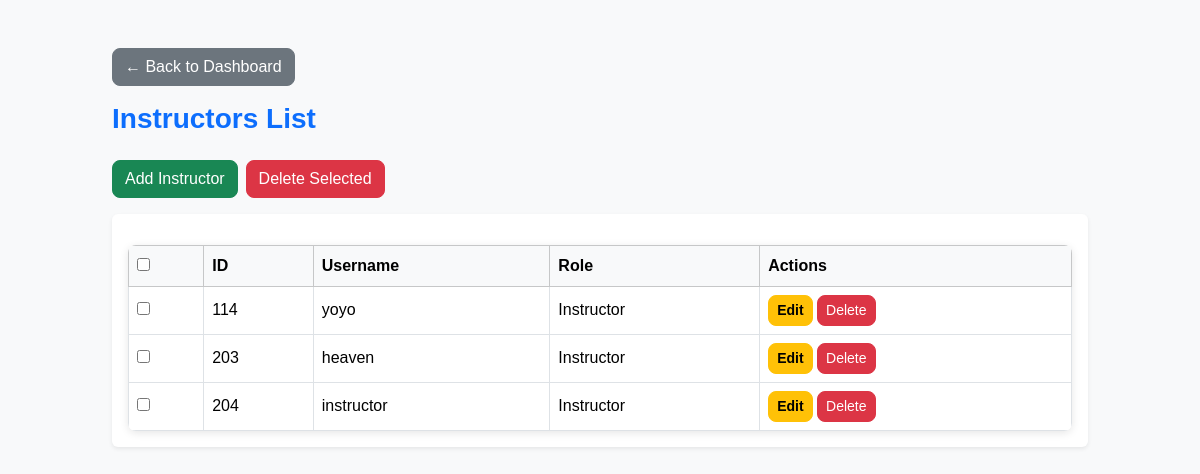
/dashboard/admin/instructors (signed in), run on an earlier commit of the app's database.
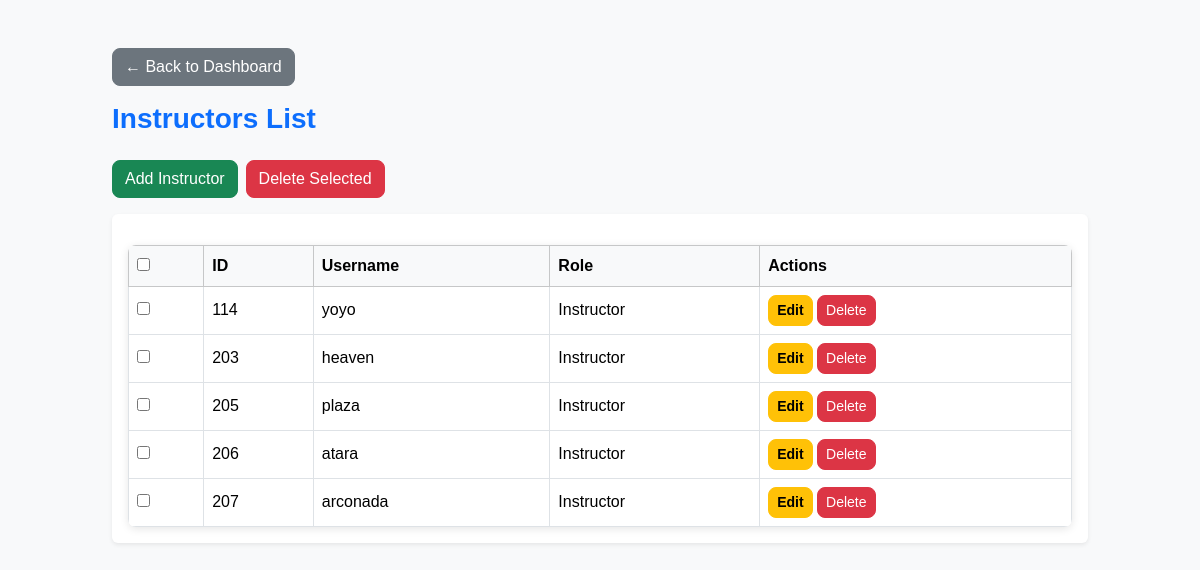
And on a later commit of the database.
### app.py (models this page shows)
class User(db.Model):
    id = db.Column(db.Integer, primary_key=True)
    username = db.Column(db.String(50), unique=True, nullable=False)
    password = db.Column(db.String(200), nullable=False)
    role = db.Column(db.String(20), nullable=False)  # Admin/Instructor/Student

### app.py (the view)
@app.route('/dashboard/admin/instructors')
@login_required(role='Admin')
def view_instructors():
    instructors = User.query.filter_by(role='Instructor').all()
    return render_template('instructors.html', instructors=instructors)

### app.py (called while the page is built)
def login_required(role=None):
    def decorator(f):
        @wraps(f)
        def decorated_function(*args, **kwargs):
            if 'user_id' not in session:
                flash("Please log in first.", "danger")
                return redirect(url_for('login'))
            if role and session.get('role') not in (role if isinstance(role, list) else [role]):
                flash("Access denied.", "danger")
                return redirect(url_for('login'))
            return f(*args, **kwargs)
        return decorated_function
    return decorator

### templates/instructors.html (shortened to what this page needs)
<!DOCTYPE html>
<html lang="en">
<head>
<link href="https://cdn.jsdelivr.net/npm/bootstrap@5.3.3/dist/css/bootstrap.min.css" rel="stylesheet">
<link rel="stylesheet" href="{{ url_for('static', filename='css/style.css') }}">
</head>
<body class="bg-light">
<div class="container mt-5">
    <div class="mb-3">
        <a href="{{ url_for('dashboard_admin') }}" class="btn btn-secondary">
            ← Back to Dashboard
        </a>
    </div>
    <h3 class="text-primary mb-4">Instructors List</h3>
    <div class="mb-3 d-flex gap-2">
        <a href="{{ url_for('add_instructor') }}" class="btn btn-success">Add Instructor</a>
        <button type="button" class="btn btn-danger" id="delete-selected" data-bs-toggle="modal" data-bs-target="#confirmDeleteModal">
            Delete Selected
        </button>
    </div>
    <form method="POST" action="{{ url_for('bulk_delete_instructors') }}" id="bulk-delete-form">
        <div class="table-responsive shadow-sm bg-white p-3 rounded">
            <table class="table table-bordered table-hover align-middle mb-0">
                <thead class="table-light">
                    <tr>
                        <th><input type="checkbox" id="select-all"></th>
                        <th>ID</th>
                        <th>Username</th>
                        <th>Role</th>
                        <th>Actions</th>
                    </tr>
                </thead>
                <tbody>
                    {% for instructor in instructors %}
                    <tr>
                        <td><input type="checkbox" name="instructor_ids" value="{{ instructor.id }}"></td>
                        <td>{{ instructor.id }}</td>
                        <td>{{ instructor.username }}</td>
                        <td>{{ instructor.role }}</td>
                        <td>
                            <a href="{{ url_for('edit_instructor', id=instructor.id) }}" class="btn btn-sm btn-warning">Edit</a>
                            <form action="{{ url_for('delete_instructor', id=instructor.id) }}" method="POST" style="display:inline;">
                                <button type="submit" class="btn btn-sm btn-danger" onclick="return confirm('Are you sure you want to delete this instructor?')">Delete</button>
                            </form>
                        </td>
                    </tr>
                    {% else %}
                    <tr>
                        <td colspan="5" class="text-center">No instructors found.</td>
                    </tr>
                    {% endfor %}
                </tbody>
            </table>
        </div>
    </form>
</div>
</body>
</html>

### static/css/style.css (style rules this page uses)
#delete-selected { transition: background-color 0.3s, transform 0.2s; }
.table { border-radius: 8px; overflow: hidden; box-shadow: 0 2px 8px rgba(0,0,0,0.1); }
.table { margin-top: 15px; }
body { background-color: #f8f9fa; font-family: "Poppins", Arial, sans-serif; color: #333; }
.container { max-width: 1000px; }
h1, h2, h3 { font-weight: 600; }
h3.text-primary { color: #0d6efd !important; }
.btn { border-radius: 8px !important; font-weight: 500; transition: transform 0.2s ease, box-shadow 0.2s ease; }
.btn-warning { font-weight: 600; }

What changed in the data, as far as the page shows it:
removed User: id "204", username "instructor", role "Instructor"
added User: id "205", username "plaza", role "Instructor"
added User: id "206", username "atara", role "Instructor"
added User: id "207", username "arconada", role "Instructor"
